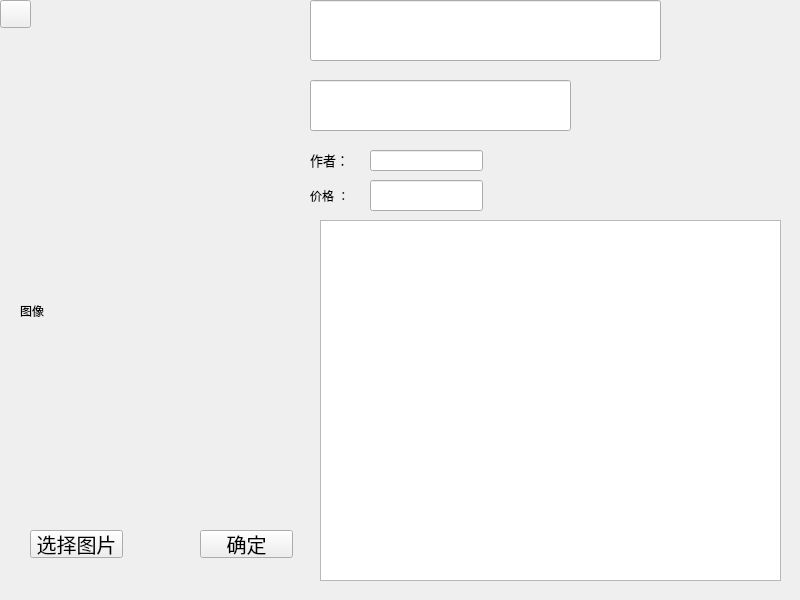
<?xml version="1.0" encoding="UTF-8"?>
<ui version="4.0">
 <class>SellerBookInfoForm</class>
 <widget class="QWidget" name="SellerBookInfoForm">
  <property name="geometry">
   <rect>
    <x>0</x>
    <y>0</y>
    <width>800</width>
    <height>600</height>
   </rect>
  </property>
  <property name="windowTitle">
   <string>Form</string>
  </property>
  <widget class="QPushButton" name="pushButton">
   <property name="geometry">
    <rect>
     <x>0</x>
     <y>0</y>
     <width>31</width>
     <height>28</height>
    </rect>
   </property>
   <property name="styleSheet">
    <string notr="true">*{
	font-size:20px;
	background-image: url(:/images/loginpushButton.png);
 	background-position: center ;

}</string>
   </property>
   <property name="text">
    <string/>
   </property>
   <property name="icon">
    <iconset resource="../resources.qrc">
     <normaloff>:/images/close.png</normaloff>:/images/close.png</iconset>
   </property>
  </widget>
  <widget class="QLabel" name="lb_author">
   <property name="geometry">
    <rect>
     <x>370</x>
     <y>150</y>
     <width>101</width>
     <height>19</height>
    </rect>
   </property>
   <property name="font">
    <font>
     <family>华光细圆_CNKI</family>
     <pointsize>10</pointsize>
    </font>
   </property>
   <property name="text">
    <string>作者</string>
   </property>
  </widget>
  <widget class="QLabel" name="lb_type">
   <property name="geometry">
    <rect>
     <x>320</x>
     <y>80</y>
     <width>121</width>
     <height>41</height>
    </rect>
   </property>
   <property name="font">
    <font>
     <family>楷体</family>
     <pointsize>26</pointsize>
    </font>
   </property>
   <property name="text">
    <string>类型</string>
   </property>
  </widget>
  <widget class="QTextEdit" name="TE">
   <property name="enabled">
    <bool>true</bool>
   </property>
   <property name="geometry">
    <rect>
     <x>320</x>
     <y>220</y>
     <width>461</width>
     <height>361</height>
    </rect>
   </property>
   <property name="font">
    <font>
     <family>隶书</family>
     <pointsize>10</pointsize>
    </font>
   </property>
  </widget>
  <widget class="QLabel" name="label_2">
   <property name="geometry">
    <rect>
     <x>310</x>
     <y>150</y>
     <width>51</width>
     <height>19</height>
    </rect>
   </property>
   <property name="font">
    <font>
     <family>华光细黑_CNKI</family>
     <pointsize>10</pointsize>
    </font>
   </property>
   <property name="text">
    <string>作者：</string>
   </property>
  </widget>
  <widget class="QLabel" name="lb_bookImage">
   <property name="geometry">
    <rect>
     <x>20</x>
     <y>140</y>
     <width>211</width>
     <height>341</height>
    </rect>
   </property>
   <property name="text">
    <string>图像</string>
   </property>
  </widget>
  <widget class="QLabel" name="lb_bookName">
   <property name="geometry">
    <rect>
     <x>310</x>
     <y>0</y>
     <width>491</width>
     <height>61</height>
    </rect>
   </property>
   <property name="font">
    <font>
     <family>微软雅黑</family>
     <pointsize>20</pointsize>
    </font>
   </property>
   <property name="text">
    <string>名字</string>
   </property>
  </widget>
  <widget class="QLabel" name="label">
   <property name="geometry">
    <rect>
     <x>310</x>
     <y>185</y>
     <width>53</width>
     <height>21</height>
    </rect>
   </property>
   <property name="text">
    <string>价格 ：</string>
   </property>
  </widget>
  <widget class="QLabel" name="lb_price">
   <property name="geometry">
    <rect>
     <x>370</x>
     <y>185</y>
     <width>121</width>
     <height>21</height>
    </rect>
   </property>
   <property name="text">
    <string>价格</string>
   </property>
  </widget>
  <widget class="QPushButton" name="pb_confirm">
   <property name="geometry">
    <rect>
     <x>200</x>
     <y>530</y>
     <width>93</width>
     <height>28</height>
    </rect>
   </property>
   <property name="styleSheet">
    <string notr="true">*{
	font-size:20px;
	background-image: url(:/images/loginpushButton.png);
 	background-position: center ;

}</string>
   </property>
   <property name="text">
    <string>确定</string>
   </property>
  </widget>
  <widget class="QPushButton" name="pushButton_2">
   <property name="geometry">
    <rect>
     <x>30</x>
     <y>530</y>
     <width>93</width>
     <height>28</height>
    </rect>
   </property>
   <property name="styleSheet">
    <string notr="true">*{
	font-size:20px;
	background-image: url(:/images/loginpushButton.png);
 	background-position: center ;

}</string>
   </property>
   <property name="text">
    <string>选择图片</string>
   </property>
  </widget>
  <widget class="QLineEdit" name="le_price">
   <property name="geometry">
    <rect>
     <x>370</x>
     <y>180</y>
     <width>113</width>
     <height>31</height>
    </rect>
   </property>
  </widget>
  <widget class="QLineEdit" name="le_author">
   <property name="geometry">
    <rect>
     <x>370</x>
     <y>150</y>
     <width>113</width>
     <height>21</height>
    </rect>
   </property>
  </widget>
  <widget class="QLineEdit" name="le_type">
   <property name="geometry">
    <rect>
     <x>310</x>
     <y>80</y>
     <width>261</width>
     <height>51</height>
    </rect>
   </property>
   <property name="font">
    <font>
     <family>楷体</family>
     <pointsize>18</pointsize>
    </font>
   </property>
  </widget>
  <widget class="QLineEdit" name="le_name">
   <property name="geometry">
    <rect>
     <x>310</x>
     <y>0</y>
     <width>351</width>
     <height>61</height>
    </rect>
   </property>
   <property name="font">
    <font>
     <family>微软雅黑</family>
     <pointsize>20</pointsize>
    </font>
   </property>
  </widget>
 </widget>
 <resources>
  <include location="../resources.qrc"/>
 </resources>
 <connections/>
</ui>
